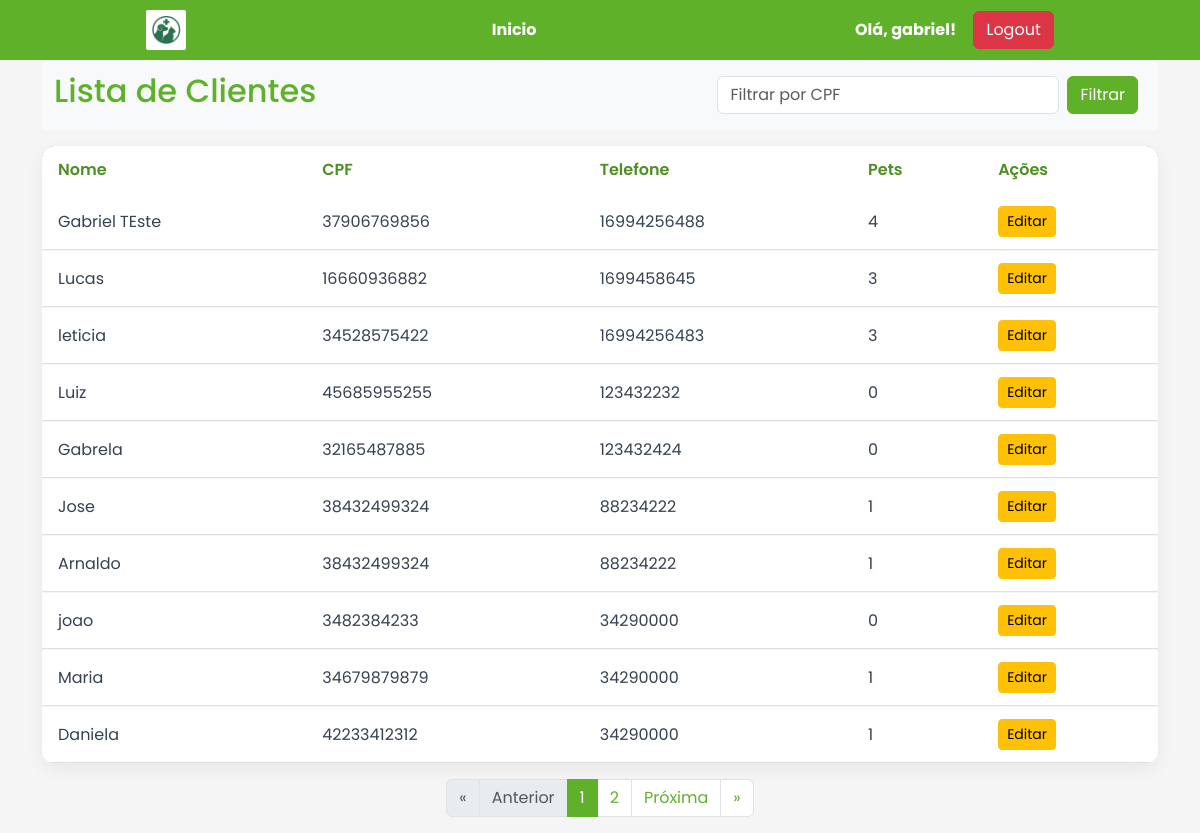
/clientes/ (signed in), run on the app's committed database.
### core/models.py (models this page shows, shortened)
class Cliente(models.Model):
    usuario = models.OneToOneField(User,
                                   on_delete=models.CASCADE,
                                   related_name='cliente', null=True)
    nome = models.CharField(max_length=100)
    cpf = models.CharField(max_length=11, blank=True, null=True)
    telefone = models.CharField(max_length=15)
    email = models.EmailField()
    endereco = models.TextField()

### core/views.py (the view)
# urls.py: path('clientes/', views.lista_clientes, name='lista_clientes'),
@login_required(login_url='login')
def lista_clientes(request):
    filtro_cpf = request.GET.get('cpf', '')
    clientes_qs = Cliente.objects.all().prefetch_related('animais')
    if filtro_cpf:
        clientes_qs = clientes_qs.filter(cpf__icontains=filtro_cpf)
    paginator = Paginator(clientes_qs, 10)  # 10 clientes por página
    page_number = request.GET.get('page')
    clientes = paginator.get_page(page_number)
    return render(request, 'cliente/lista_clientes.html', {
        'clientes': clientes,
        'filtro_cpf': filtro_cpf
    })

### templates/cliente/lista_clientes.html (shortened to what this page needs)
{% extends "base.html" %}
{% block content %}
<div class="page-header d-flex justify-content-between align-items-center">
    <h2 class="page-title">Lista de Clientes</h2>
    <form method="get" class="d-flex">
        <input type="text" name="cpf" value="{{ filtro_cpf }}"
            class="form-control me-2" placeholder="Filtrar por CPF">
        <button type="submit" class="btn btn-primary me-2">Filtrar</button>
    </form>
</div>
<table class="table">
    <thead>
        <tr>
            <th>Nome</th>
            <th>CPF</th>
            <th>Telefone</th>
            <th>Pets</th>
            <th>Ações</th>
        </tr>
    </thead>
    <tbody>
    {% for cliente in clientes %}
        <tr>
            <td>{{ cliente.nome }}</td>
            <td>{{ cliente.cpf }}</td>
            <td>{{ cliente.telefone }}</td>
            <td>{{ cliente.animais.all.count }}</td>
            <td>
                <a href="{% url 'edit_cliente' cliente.id %}" class="btn btn-warning btn-sm">Editar</a>
            </td>
        </tr>
    {% endfor %}
    </tbody>
</table>
{% include "components/pagination.html" with page_obj=clientes %}
{% endblock %}

### templates/base.html (shortened to what this page needs)
{% load static %}
<!doctype html>
<html lang="en">
<head>
    <link href="https://cdn.jsdelivr.net/npm/bootstrap@5.3.7/dist/css/bootstrap.min.css" rel="stylesheet">
	<link href="https://cdn.jsdelivr.net/npm/fullcalendar@6.1.19/index.global.min.css" rel="stylesheet">
	<link rel="stylesheet" href="{% static 'styles.css' %}">
 	<link rel="stylesheet" href="{% static 'calendar.css' %}">
</head>
<body>
	<div class="navbar-clinica">
		<div>
			<img src="{% static 'images/logo.png' %}" alt="Veterinário" class="navbar-logo" width="40">
		</div>
		<div>
			<a class="navbar-link btn btn-transparent" href="{% url 'home' %}">Inicio</a>
		</div>
		<div>
			{% if request.user.is_authenticated %}
			<a class="navbar-link btn btn-transparent">Olá, {{ request.user.username }}!</a>
			<a class="btn btn-danger" href="{% url 'logout' %}">Logout</a>
			{% endif %}
		</div>
	</div>
	<div class="container">
	{% block content %}
	{% endblock %}
	</div>
</body>
</html>

### static/styles.css (style rules this page uses)
* { margin: 0; padding: 0; box-sizing: border-box; }
body { font-family: 'Poppins', sans-serif; background-color: #f5f5f5; }
:root { --bs-primary: #60b12a; --bs-primary-rgb: 96, 177, 42; --bs-link-color: #60b12a; }
.btn-primary { --bs-btn-bg: #60b12a; --bs-btn-border-color: #60b12a; --bs-btn-hover-bg: #4d8e22; --bs-btn-hover-border-color: #4d8e22; --bs-btn-color: #fff; --bs-btn-hover-color: #fff; --bs-btn-active-bg: #397011; --bs-btn-active-border-color: #397011; --bs-btn-active-color: #fff; }
.navbar-clinica { background-color: var(--bs-primary); height: 60px; display: flex; align-items: center; justify-content: space-around; }
.navbar-logo { max-height: 50px; background-color: white; border-radius: 5%; padding: 5px; }
.navbar-link { color: white; font-weight: bold; text-decoration: none; }
.page-title { color: var(--bs-primary); }
.page-header { display: flex; justify-content: space-between; align-items: center; background-color: #f8f9fa; padding: 0.75rem; margin-bottom: 1rem; border-radius: 0.25rem; }
.table { background: #fff; border-radius: 12px; overflow: hidden; box-shadow: 0 6px 18px rgba(15, 23, 42, 0.06); border-collapse: separate; border-spacing: 0; }
.table thead { background: var(--bs-primary); }
.table thead th { color: #4d8f22; font-weight: 600; padding: 12px 16px; border: none; vertical-align: middle; }
.table thead th:first-child { border-top-left-radius: 12px; }
.table thead th:last-child { border-top-right-radius: 12px; }
.table tbody td { padding: 12px 16px; vertical-align: middle; color: #374151; border-top: none; background: transparent; }
.table tbody tr+tr td { border-top: 1px solid rgba(15, 23, 42, 0.04); }
.table tbody tr { transition: background .18s ease, transform .12s ease; }

### data on the page
Cliente: nome "Gabriel TEste", cpf "37906769856", telefone "16994256488", animais.all.count "4"
Cliente: nome "Lucas", cpf "16660936882", telefone "1699458645", animais.all.count "3"
Cliente: nome "leticia", cpf "34528575422", telefone "16994256483", animais.all.count "3"
Cliente: nome "Luiz", cpf "45685955255", telefone "123432232", animais.all.count "0"
Cliente: nome "Gabrela", cpf "32165487885", telefone "123432424", animais.all.count "0"
Cliente: nome "Jose", cpf "38432499324", telefone "88234222", animais.all.count "1"
Cliente: nome "Arnaldo", cpf "38432499324", telefone "88234222", animais.all.count "1"
Cliente: nome "joao", cpf "3482384233", telefone "34290000", animais.all.count "0"
Cliente: nome "Maria", cpf "34679879879", telefone "34290000", animais.all.count "1"
Cliente: nome "Daniela", cpf "42233412312", telefone "34290000", animais.all.count "1"

### other printed values
{{ request.user.username }} "gabriel"
{{ num }} "1"
{{ num }} "2"
